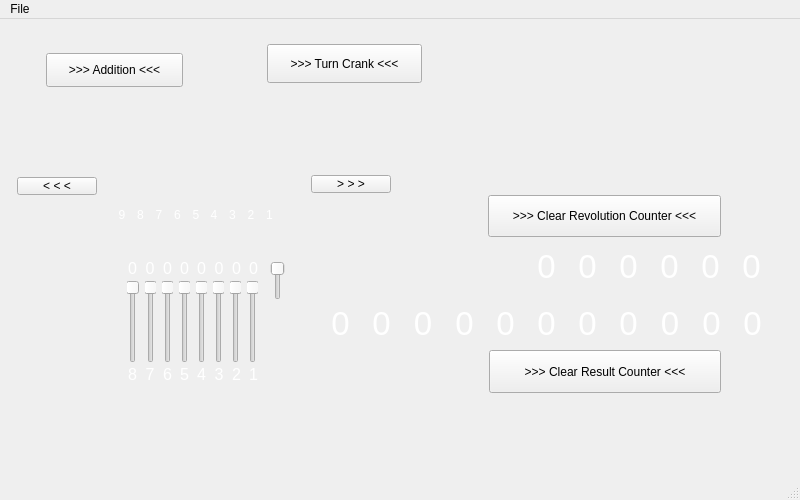
<?xml version="1.0" encoding="UTF-8"?>
<ui version="4.0">
 <class>MainWindow</class>
 <widget class="QMainWindow" name="MainWindow">
  <property name="enabled">
   <bool>true</bool>
  </property>
  <property name="geometry">
   <rect>
    <x>0</x>
    <y>0</y>
    <width>800</width>
    <height>500</height>
   </rect>
  </property>
  <property name="minimumSize">
   <size>
    <width>800</width>
    <height>500</height>
   </size>
  </property>
  <property name="maximumSize">
   <size>
    <width>800</width>
    <height>500</height>
   </size>
  </property>
  <property name="palette">
   <palette>
    <active/>
    <inactive/>
    <disabled/>
   </palette>
  </property>
  <property name="windowTitle">
   <string>Curta Simulator</string>
  </property>
  <widget class="QWidget" name="centralwidget">
   <widget class="QSlider" name="counterSwitchSlider">
    <property name="geometry">
     <rect>
      <x>268</x>
      <y>242</y>
      <width>20</width>
      <height>39</height>
     </rect>
    </property>
    <property name="maximum">
     <number>1</number>
    </property>
    <property name="tracking">
     <bool>true</bool>
    </property>
    <property name="orientation">
     <enum>Qt::Vertical</enum>
    </property>
    <property name="invertedAppearance">
     <bool>true</bool>
    </property>
    <property name="invertedControls">
     <bool>false</bool>
    </property>
   </widget>
   <widget class="QPushButton" name="buttonCarriageLeft">
    <property name="geometry">
     <rect>
      <x>17</x>
      <y>158</y>
      <width>80</width>
      <height>18</height>
     </rect>
    </property>
    <property name="text">
     <string>&lt; &lt; &lt;</string>
    </property>
   </widget>
   <widget class="QPushButton" name="buttonCarriageRight">
    <property name="geometry">
     <rect>
      <x>311</x>
      <y>156</y>
      <width>80</width>
      <height>18</height>
     </rect>
    </property>
    <property name="text">
     <string>&gt; &gt; &gt;</string>
    </property>
   </widget>
   <widget class="QPushButton" name="buttonCrankHandle">
    <property name="geometry">
     <rect>
      <x>267</x>
      <y>25</y>
      <width>155</width>
      <height>39</height>
     </rect>
    </property>
    <property name="text">
     <string>&gt;&gt;&gt; Turn Crank &lt;&lt;&lt;</string>
    </property>
    <property name="flat">
     <bool>false</bool>
    </property>
   </widget>
   <widget class="QPushButton" name="buttonCrankPosition">
    <property name="geometry">
     <rect>
      <x>46</x>
      <y>34</y>
      <width>137</width>
      <height>34</height>
     </rect>
    </property>
    <property name="text">
     <string>&gt;&gt;&gt; Addition &lt;&lt;&lt;</string>
    </property>
    <property name="flat">
     <bool>false</bool>
    </property>
   </widget>
   <widget class="QLabel" name="label">
    <property name="geometry">
     <rect>
      <x>0</x>
      <y>0</y>
      <width>798</width>
      <height>459</height>
     </rect>
    </property>
    <property name="text">
     <string/>
    </property>
    <property name="pixmap">
     <pixmap resource="../resources/resources.qrc">:/backgroundImage.png</pixmap>
    </property>
    <property name="scaledContents">
     <bool>true</bool>
    </property>
   </widget>
   <widget class="QWidget" name="horizontalLayoutWidget">
    <property name="geometry">
     <rect>
      <x>127</x>
      <y>238</y>
      <width>132</width>
      <height>22</height>
     </rect>
    </property>
    <property name="font">
     <font>
      <pointsize>16</pointsize>
     </font>
    </property>
    <layout class="QHBoxLayout" name="horizontalLayout">
     <item>
      <widget class="QLabel" name="inputLabel7">
       <property name="font">
        <font>
         <pointsize>12</pointsize>
        </font>
       </property>
       <property name="styleSheet">
        <string notr="true">QLabel {color : white}
</string>
       </property>
       <property name="text">
        <string>0</string>
       </property>
       <property name="textFormat">
        <enum>Qt::AutoText</enum>
       </property>
       <property name="scaledContents">
        <bool>false</bool>
       </property>
       <property name="alignment">
        <set>Qt::AlignCenter</set>
       </property>
      </widget>
     </item>
     <item>
      <widget class="QLabel" name="inputLabel6">
       <property name="font">
        <font>
         <pointsize>12</pointsize>
        </font>
       </property>
       <property name="styleSheet">
        <string notr="true">QLabel {color : white}
</string>
       </property>
       <property name="text">
        <string>0</string>
       </property>
       <property name="textFormat">
        <enum>Qt::AutoText</enum>
       </property>
       <property name="scaledContents">
        <bool>false</bool>
       </property>
       <property name="alignment">
        <set>Qt::AlignCenter</set>
       </property>
      </widget>
     </item>
     <item>
      <widget class="QLabel" name="inputLabel5">
       <property name="font">
        <font>
         <pointsize>12</pointsize>
        </font>
       </property>
       <property name="styleSheet">
        <string notr="true">QLabel {color : white}
</string>
       </property>
       <property name="text">
        <string>0</string>
       </property>
       <property name="textFormat">
        <enum>Qt::AutoText</enum>
       </property>
       <property name="scaledContents">
        <bool>false</bool>
       </property>
       <property name="alignment">
        <set>Qt::AlignCenter</set>
       </property>
      </widget>
     </item>
     <item>
      <widget class="QLabel" name="inputLabel4">
       <property name="font">
        <font>
         <pointsize>12</pointsize>
        </font>
       </property>
       <property name="styleSheet">
        <string notr="true">QLabel {color : white}
</string>
       </property>
       <property name="text">
        <string>0</string>
       </property>
       <property name="textFormat">
        <enum>Qt::AutoText</enum>
       </property>
       <property name="scaledContents">
        <bool>false</bool>
       </property>
       <property name="alignment">
        <set>Qt::AlignCenter</set>
       </property>
      </widget>
     </item>
     <item>
      <widget class="QLabel" name="inputLabel3">
       <property name="font">
        <font>
         <pointsize>12</pointsize>
        </font>
       </property>
       <property name="styleSheet">
        <string notr="true">QLabel {color : white}
</string>
       </property>
       <property name="text">
        <string>0</string>
       </property>
       <property name="textFormat">
        <enum>Qt::AutoText</enum>
       </property>
       <property name="scaledContents">
        <bool>false</bool>
       </property>
       <property name="alignment">
        <set>Qt::AlignCenter</set>
       </property>
      </widget>
     </item>
     <item>
      <widget class="QLabel" name="inputLabel2">
       <property name="font">
        <font>
         <pointsize>12</pointsize>
        </font>
       </property>
       <property name="styleSheet">
        <string notr="true">QLabel {color : white}
</string>
       </property>
       <property name="text">
        <string>0</string>
       </property>
       <property name="textFormat">
        <enum>Qt::AutoText</enum>
       </property>
       <property name="scaledContents">
        <bool>false</bool>
       </property>
       <property name="alignment">
        <set>Qt::AlignCenter</set>
       </property>
      </widget>
     </item>
     <item>
      <widget class="QLabel" name="inputLabel1">
       <property name="font">
        <font>
         <pointsize>12</pointsize>
        </font>
       </property>
       <property name="styleSheet">
        <string notr="true">QLabel {color : white}
</string>
       </property>
       <property name="text">
        <string>0</string>
       </property>
       <property name="textFormat">
        <enum>Qt::AutoText</enum>
       </property>
       <property name="scaledContents">
        <bool>false</bool>
       </property>
       <property name="alignment">
        <set>Qt::AlignCenter</set>
       </property>
      </widget>
     </item>
     <item>
      <widget class="QLabel" name="inputLabel0">
       <property name="font">
        <font>
         <pointsize>12</pointsize>
        </font>
       </property>
       <property name="styleSheet">
        <string notr="true">QLabel {color : white}
</string>
       </property>
       <property name="text">
        <string>0</string>
       </property>
       <property name="alignment">
        <set>Qt::AlignCenter</set>
       </property>
      </widget>
     </item>
    </layout>
   </widget>
   <widget class="QWidget" name="horizontalLayoutWidget_2">
    <property name="geometry">
     <rect>
      <x>127</x>
      <y>261</y>
      <width>131</width>
      <height>83</height>
     </rect>
    </property>
    <layout class="QHBoxLayout" name="horizontalLayout_2">
     <item>
      <widget class="QSlider" name="settingSlider7">
       <property name="maximum">
        <number>9</number>
       </property>
       <property name="tracking">
        <bool>true</bool>
       </property>
       <property name="orientation">
        <enum>Qt::Vertical</enum>
       </property>
       <property name="invertedAppearance">
        <bool>true</bool>
       </property>
       <property name="invertedControls">
        <bool>false</bool>
       </property>
      </widget>
     </item>
     <item>
      <widget class="QSlider" name="settingSlider6">
       <property name="maximum">
        <number>9</number>
       </property>
       <property name="tracking">
        <bool>true</bool>
       </property>
       <property name="orientation">
        <enum>Qt::Vertical</enum>
       </property>
       <property name="invertedAppearance">
        <bool>true</bool>
       </property>
       <property name="invertedControls">
        <bool>false</bool>
       </property>
      </widget>
     </item>
     <item>
      <widget class="QSlider" name="settingSlider5">
       <property name="maximum">
        <number>9</number>
       </property>
       <property name="tracking">
        <bool>true</bool>
       </property>
       <property name="orientation">
        <enum>Qt::Vertical</enum>
       </property>
       <property name="invertedAppearance">
        <bool>true</bool>
       </property>
       <property name="invertedControls">
        <bool>false</bool>
       </property>
      </widget>
     </item>
     <item>
      <widget class="QSlider" name="settingSlider4">
       <property name="maximum">
        <number>9</number>
       </property>
       <property name="tracking">
        <bool>true</bool>
       </property>
       <property name="orientation">
        <enum>Qt::Vertical</enum>
       </property>
       <property name="invertedAppearance">
        <bool>true</bool>
       </property>
       <property name="invertedControls">
        <bool>false</bool>
       </property>
      </widget>
     </item>
     <item>
      <widget class="QSlider" name="settingSlider3">
       <property name="maximum">
        <number>9</number>
       </property>
       <property name="tracking">
        <bool>true</bool>
       </property>
       <property name="orientation">
        <enum>Qt::Vertical</enum>
       </property>
       <property name="invertedAppearance">
        <bool>true</bool>
       </property>
       <property name="invertedControls">
        <bool>false</bool>
       </property>
      </widget>
     </item>
     <item>
      <widget class="QSlider" name="settingSlider2">
       <property name="maximum">
        <number>9</number>
       </property>
       <property name="tracking">
        <bool>true</bool>
       </property>
       <property name="orientation">
        <enum>Qt::Vertical</enum>
       </property>
       <property name="invertedAppearance">
        <bool>true</bool>
       </property>
       <property name="invertedControls">
        <bool>false</bool>
       </property>
      </widget>
     </item>
     <item>
      <widget class="QSlider" name="settingSlider1">
       <property name="maximum">
        <number>9</number>
       </property>
       <property name="tracking">
        <bool>true</bool>
       </property>
       <property name="orientation">
        <enum>Qt::Vertical</enum>
       </property>
       <property name="invertedAppearance">
        <bool>true</bool>
       </property>
       <property name="invertedControls">
        <bool>false</bool>
       </property>
      </widget>
     </item>
     <item>
      <widget class="QSlider" name="settingSlider0">
       <property name="maximum">
        <number>9</number>
       </property>
       <property name="tracking">
        <bool>true</bool>
       </property>
       <property name="orientation">
        <enum>Qt::Vertical</enum>
       </property>
       <property name="invertedAppearance">
        <bool>true</bool>
       </property>
      </widget>
     </item>
    </layout>
   </widget>
   <widget class="QPushButton" name="buttonClearCounter">
    <property name="geometry">
     <rect>
      <x>488</x>
      <y>176</y>
      <width>233</width>
      <height>42</height>
     </rect>
    </property>
    <property name="text">
     <string>&gt;&gt;&gt; Clear Revolution Counter &lt;&lt;&lt;</string>
    </property>
   </widget>
   <widget class="QPushButton" name="buttonClearResult">
    <property name="geometry">
     <rect>
      <x>489</x>
      <y>331</y>
      <width>232</width>
      <height>43</height>
     </rect>
    </property>
    <property name="text">
     <string>&gt;&gt;&gt; Clear Result Counter &lt;&lt;&lt;</string>
    </property>
   </widget>
   <widget class="QWidget" name="horizontalLayoutWidget_4">
    <property name="geometry">
     <rect>
      <x>526</x>
      <y>227</y>
      <width>246</width>
      <height>41</height>
     </rect>
    </property>
    <layout class="QHBoxLayout" name="horizontalLayout_4">
     <property name="spacing">
      <number>0</number>
     </property>
     <property name="leftMargin">
      <number>0</number>
     </property>
     <item>
      <widget class="QLabel" name="counterLabel5">
       <property name="font">
        <font>
         <pointsize>25</pointsize>
        </font>
       </property>
       <property name="styleSheet">
        <string notr="true">QLabel {color : white}</string>
       </property>
       <property name="text">
        <string>0</string>
       </property>
       <property name="alignment">
        <set>Qt::AlignCenter</set>
       </property>
      </widget>
     </item>
     <item>
      <widget class="QLabel" name="counterLabel4">
       <property name="font">
        <font>
         <pointsize>25</pointsize>
        </font>
       </property>
       <property name="styleSheet">
        <string notr="true">QLabel {color : white}</string>
       </property>
       <property name="text">
        <string>0</string>
       </property>
       <property name="alignment">
        <set>Qt::AlignCenter</set>
       </property>
      </widget>
     </item>
     <item>
      <widget class="QLabel" name="counterLabel3">
       <property name="font">
        <font>
         <pointsize>25</pointsize>
        </font>
       </property>
       <property name="styleSheet">
        <string notr="true">QLabel {color : white}</string>
       </property>
       <property name="text">
        <string>0</string>
       </property>
       <property name="alignment">
        <set>Qt::AlignCenter</set>
       </property>
      </widget>
     </item>
     <item>
      <widget class="QLabel" name="counterLabel2">
       <property name="font">
        <font>
         <pointsize>25</pointsize>
        </font>
       </property>
       <property name="styleSheet">
        <string notr="true">QLabel {color : white}</string>
       </property>
       <property name="text">
        <string>0</string>
       </property>
       <property name="alignment">
        <set>Qt::AlignCenter</set>
       </property>
      </widget>
     </item>
     <item>
      <widget class="QLabel" name="counterLabel1">
       <property name="font">
        <font>
         <pointsize>25</pointsize>
        </font>
       </property>
       <property name="styleSheet">
        <string notr="true">QLabel {color : white}</string>
       </property>
       <property name="text">
        <string>0</string>
       </property>
       <property name="alignment">
        <set>Qt::AlignCenter</set>
       </property>
      </widget>
     </item>
     <item>
      <widget class="QLabel" name="counterLabel0">
       <property name="font">
        <font>
         <pointsize>25</pointsize>
         <italic>false</italic>
         <stylestrategy>PreferDefault</stylestrategy>
         <kerning>true</kerning>
        </font>
       </property>
       <property name="styleSheet">
        <string notr="true">QLabel {color : white}</string>
       </property>
       <property name="text">
        <string>0</string>
       </property>
       <property name="alignment">
        <set>Qt::AlignCenter</set>
       </property>
      </widget>
     </item>
    </layout>
   </widget>
   <widget class="QWidget" name="horizontalLayoutWidget_5">
    <property name="geometry">
     <rect>
      <x>323</x>
      <y>284</y>
      <width>447</width>
      <height>41</height>
     </rect>
    </property>
    <layout class="QHBoxLayout" name="horizontalLayout_5">
     <item>
      <widget class="QLabel" name="resultLabel3">
       <property name="font">
        <font>
         <pointsize>25</pointsize>
        </font>
       </property>
       <property name="styleSheet">
        <string notr="true">QLabel {color : white}</string>
       </property>
       <property name="text">
        <string>0</string>
       </property>
       <property name="alignment">
        <set>Qt::AlignCenter</set>
       </property>
      </widget>
     </item>
     <item>
      <widget class="QLabel" name="resultLabel10">
       <property name="font">
        <font>
         <pointsize>25</pointsize>
        </font>
       </property>
       <property name="styleSheet">
        <string notr="true">QLabel {color : white}</string>
       </property>
       <property name="text">
        <string>0</string>
       </property>
       <property name="alignment">
        <set>Qt::AlignCenter</set>
       </property>
      </widget>
     </item>
     <item>
      <widget class="QLabel" name="resultLabel9">
       <property name="font">
        <font>
         <pointsize>25</pointsize>
        </font>
       </property>
       <property name="styleSheet">
        <string notr="true">QLabel {color : white}</string>
       </property>
       <property name="text">
        <string>0</string>
       </property>
       <property name="alignment">
        <set>Qt::AlignCenter</set>
       </property>
      </widget>
     </item>
     <item>
      <widget class="QLabel" name="resultLabel8">
       <property name="font">
        <font>
         <pointsize>25</pointsize>
        </font>
       </property>
       <property name="styleSheet">
        <string notr="true">QLabel {color : white}</string>
       </property>
       <property name="text">
        <string>0</string>
       </property>
       <property name="alignment">
        <set>Qt::AlignCenter</set>
       </property>
      </widget>
     </item>
     <item>
      <widget class="QLabel" name="resultLabel7">
       <property name="font">
        <font>
         <pointsize>25</pointsize>
        </font>
       </property>
       <property name="styleSheet">
        <string notr="true">QLabel {color : white}</string>
       </property>
       <property name="text">
        <string>0</string>
       </property>
       <property name="alignment">
        <set>Qt::AlignCenter</set>
       </property>
      </widget>
     </item>
     <item>
      <widget class="QLabel" name="resultLabel6">
       <property name="font">
        <font>
         <pointsize>25</pointsize>
        </font>
       </property>
       <property name="styleSheet">
        <string notr="true">QLabel {color : white}</string>
       </property>
       <property name="text">
        <string>0</string>
       </property>
       <property name="alignment">
        <set>Qt::AlignCenter</set>
       </property>
      </widget>
     </item>
     <item>
      <widget class="QLabel" name="resultLabel5">
       <property name="font">
        <font>
         <pointsize>25</pointsize>
        </font>
       </property>
       <property name="styleSheet">
        <string notr="true">QLabel {color : white}</string>
       </property>
       <property name="text">
        <string>0</string>
       </property>
       <property name="alignment">
        <set>Qt::AlignCenter</set>
       </property>
      </widget>
     </item>
     <item>
      <widget class="QLabel" name="resultLabel4">
       <property name="font">
        <font>
         <pointsize>25</pointsize>
        </font>
       </property>
       <property name="styleSheet">
        <string notr="true">QLabel {color : white}</string>
       </property>
       <property name="text">
        <string>0</string>
       </property>
       <property name="alignment">
        <set>Qt::AlignCenter</set>
       </property>
      </widget>
     </item>
     <item>
      <widget class="QLabel" name="resultLabel2">
       <property name="font">
        <font>
         <pointsize>25</pointsize>
        </font>
       </property>
       <property name="styleSheet">
        <string notr="true">QLabel {color : white}</string>
       </property>
       <property name="text">
        <string>0</string>
       </property>
       <property name="alignment">
        <set>Qt::AlignCenter</set>
       </property>
      </widget>
     </item>
     <item>
      <widget class="QLabel" name="resultLabel1">
       <property name="font">
        <font>
         <pointsize>25</pointsize>
        </font>
       </property>
       <property name="styleSheet">
        <string notr="true">QLabel {color : white}</string>
       </property>
       <property name="text">
        <string>0</string>
       </property>
       <property name="alignment">
        <set>Qt::AlignCenter</set>
       </property>
      </widget>
     </item>
     <item>
      <widget class="QLabel" name="resultLabel0">
       <property name="font">
        <font>
         <pointsize>25</pointsize>
        </font>
       </property>
       <property name="styleSheet">
        <string notr="true">QLabel {color : white}</string>
       </property>
       <property name="text">
        <string>0</string>
       </property>
       <property name="alignment">
        <set>Qt::AlignCenter</set>
       </property>
      </widget>
     </item>
    </layout>
   </widget>
   <widget class="QWidget" name="horizontalLayoutWidget_7">
    <property name="geometry">
     <rect>
      <x>113</x>
      <y>183</y>
      <width>184</width>
      <height>26</height>
     </rect>
    </property>
    <layout class="QHBoxLayout" name="horizontalLayout_7">
     <property name="spacing">
      <number>0</number>
     </property>
     <item>
      <widget class="QLabel" name="carriageIndicator9">
       <property name="font">
        <font/>
       </property>
       <property name="styleSheet">
        <string notr="true">QLabel {color : white }</string>
       </property>
       <property name="text">
        <string>9</string>
       </property>
       <property name="alignment">
        <set>Qt::AlignCenter</set>
       </property>
      </widget>
     </item>
     <item>
      <widget class="QLabel" name="carriageIndicator8">
       <property name="font">
        <font/>
       </property>
       <property name="styleSheet">
        <string notr="true">QLabel {color : white }</string>
       </property>
       <property name="text">
        <string>8</string>
       </property>
       <property name="alignment">
        <set>Qt::AlignCenter</set>
       </property>
      </widget>
     </item>
     <item>
      <widget class="QLabel" name="carriageIndicator7">
       <property name="font">
        <font/>
       </property>
       <property name="styleSheet">
        <string notr="true">QLabel {color : white }</string>
       </property>
       <property name="text">
        <string>7</string>
       </property>
       <property name="alignment">
        <set>Qt::AlignCenter</set>
       </property>
      </widget>
     </item>
     <item>
      <widget class="QLabel" name="carriageIndicator6">
       <property name="font">
        <font/>
       </property>
       <property name="styleSheet">
        <string notr="true">QLabel {color : white }</string>
       </property>
       <property name="text">
        <string>6</string>
       </property>
       <property name="alignment">
        <set>Qt::AlignCenter</set>
       </property>
      </widget>
     </item>
     <item>
      <widget class="QLabel" name="carriageIndicator5">
       <property name="font">
        <font/>
       </property>
       <property name="styleSheet">
        <string notr="true">QLabel {color : white }</string>
       </property>
       <property name="text">
        <string>5</string>
       </property>
       <property name="alignment">
        <set>Qt::AlignCenter</set>
       </property>
      </widget>
     </item>
     <item>
      <widget class="QLabel" name="carriageIndicator4">
       <property name="font">
        <font/>
       </property>
       <property name="styleSheet">
        <string notr="true">QLabel {color : white }</string>
       </property>
       <property name="text">
        <string>4</string>
       </property>
       <property name="alignment">
        <set>Qt::AlignCenter</set>
       </property>
      </widget>
     </item>
     <item>
      <widget class="QLabel" name="carriageIndicator3">
       <property name="font">
        <font/>
       </property>
       <property name="styleSheet">
        <string notr="true">QLabel {color : white }</string>
       </property>
       <property name="text">
        <string>3</string>
       </property>
       <property name="alignment">
        <set>Qt::AlignCenter</set>
       </property>
      </widget>
     </item>
     <item>
      <widget class="QLabel" name="carriageIndicator2">
       <property name="font">
        <font/>
       </property>
       <property name="styleSheet">
        <string notr="true">QLabel {color : white }</string>
       </property>
       <property name="text">
        <string>2</string>
       </property>
       <property name="alignment">
        <set>Qt::AlignCenter</set>
       </property>
      </widget>
     </item>
     <item>
      <widget class="QLabel" name="carriageIndicator1">
       <property name="font">
        <font/>
       </property>
       <property name="styleSheet">
        <string notr="true">QLabel {color : white }</string>
       </property>
       <property name="text">
        <string>1</string>
       </property>
       <property name="alignment">
        <set>Qt::AlignCenter</set>
       </property>
      </widget>
     </item>
     <item>
      <widget class="QLabel" name="carriageIndicator0">
       <property name="font">
        <font/>
       </property>
       <property name="styleSheet">
        <string notr="true">QLabel {color : white }</string>
       </property>
       <property name="text">
        <string/>
       </property>
       <property name="alignment">
        <set>Qt::AlignCenter</set>
       </property>
      </widget>
     </item>
    </layout>
   </widget>
   <widget class="QWidget" name="horizontalLayoutWidget_3">
    <property name="geometry">
     <rect>
      <x>127</x>
      <y>345</y>
      <width>132</width>
      <height>21</height>
     </rect>
    </property>
    <property name="font">
     <font>
      <pointsize>16</pointsize>
     </font>
    </property>
    <layout class="QHBoxLayout" name="horizontalLayout_3">
     <item>
      <widget class="QLabel" name="inputLabel7_2">
       <property name="font">
        <font>
         <pointsize>12</pointsize>
        </font>
       </property>
       <property name="styleSheet">
        <string notr="true">QLabel {color : white}
</string>
       </property>
       <property name="text">
        <string>8</string>
       </property>
       <property name="textFormat">
        <enum>Qt::AutoText</enum>
       </property>
       <property name="scaledContents">
        <bool>false</bool>
       </property>
       <property name="alignment">
        <set>Qt::AlignCenter</set>
       </property>
      </widget>
     </item>
     <item>
      <widget class="QLabel" name="inputLabel6_2">
       <property name="font">
        <font>
         <pointsize>12</pointsize>
        </font>
       </property>
       <property name="styleSheet">
        <string notr="true">QLabel {color : white}
</string>
       </property>
       <property name="text">
        <string>7</string>
       </property>
       <property name="textFormat">
        <enum>Qt::AutoText</enum>
       </property>
       <property name="scaledContents">
        <bool>false</bool>
       </property>
       <property name="alignment">
        <set>Qt::AlignCenter</set>
       </property>
      </widget>
     </item>
     <item>
      <widget class="QLabel" name="inputLabel5_2">
       <property name="font">
        <font>
         <pointsize>12</pointsize>
        </font>
       </property>
       <property name="styleSheet">
        <string notr="true">QLabel {color : white}
</string>
       </property>
       <property name="text">
        <string>6</string>
       </property>
       <property name="textFormat">
        <enum>Qt::AutoText</enum>
       </property>
       <property name="scaledContents">
        <bool>false</bool>
       </property>
       <property name="alignment">
        <set>Qt::AlignCenter</set>
       </property>
      </widget>
     </item>
     <item>
      <widget class="QLabel" name="inputLabel4_2">
       <property name="font">
        <font>
         <pointsize>12</pointsize>
        </font>
       </property>
       <property name="styleSheet">
        <string notr="true">QLabel {color : white}
</string>
       </property>
       <property name="text">
        <string>5</string>
       </property>
       <property name="textFormat">
        <enum>Qt::AutoText</enum>
       </property>
       <property name="scaledContents">
        <bool>false</bool>
       </property>
       <property name="alignment">
        <set>Qt::AlignCenter</set>
       </property>
      </widget>
     </item>
     <item>
      <widget class="QLabel" name="inputLabel3_2">
       <property name="font">
        <font>
         <pointsize>12</pointsize>
        </font>
       </property>
       <property name="styleSheet">
        <string notr="true">QLabel {color : white}
</string>
       </property>
       <property name="text">
        <string>4</string>
       </property>
       <property name="textFormat">
        <enum>Qt::AutoText</enum>
       </property>
       <property name="scaledContents">
        <bool>false</bool>
       </property>
       <property name="alignment">
        <set>Qt::AlignCenter</set>
       </property>
      </widget>
     </item>
     <item>
      <widget class="QLabel" name="inputLabel2_2">
       <property name="font">
        <font>
         <pointsize>12</pointsize>
        </font>
       </property>
       <property name="styleSheet">
        <string notr="true">QLabel {color : white}
</string>
       </property>
       <property name="text">
        <string>3</string>
       </property>
       <property name="textFormat">
        <enum>Qt::AutoText</enum>
       </property>
       <property name="scaledContents">
        <bool>false</bool>
       </property>
       <property name="alignment">
        <set>Qt::AlignCenter</set>
       </property>
      </widget>
     </item>
     <item>
      <widget class="QLabel" name="inputLabel1_2">
       <property name="font">
        <font>
         <pointsize>12</pointsize>
        </font>
       </property>
       <property name="styleSheet">
        <string notr="true">QLabel {color : white}
</string>
       </property>
       <property name="text">
        <string>2</string>
       </property>
       <property name="textFormat">
        <enum>Qt::AutoText</enum>
       </property>
       <property name="scaledContents">
        <bool>false</bool>
       </property>
       <property name="alignment">
        <set>Qt::AlignCenter</set>
       </property>
      </widget>
     </item>
     <item>
      <widget class="QLabel" name="inputLabel0_2">
       <property name="font">
        <font>
         <pointsize>12</pointsize>
        </font>
       </property>
       <property name="styleSheet">
        <string notr="true">QLabel {color : white}
</string>
       </property>
       <property name="text">
        <string>1</string>
       </property>
       <property name="alignment">
        <set>Qt::AlignCenter</set>
       </property>
      </widget>
     </item>
    </layout>
   </widget>
   <zorder>label</zorder>
   <zorder>counterSwitchSlider</zorder>
   <zorder>buttonCarriageLeft</zorder>
   <zorder>buttonCarriageRight</zorder>
   <zorder>buttonCrankHandle</zorder>
   <zorder>buttonCrankPosition</zorder>
   <zorder>horizontalLayoutWidget</zorder>
   <zorder>horizontalLayoutWidget_2</zorder>
   <zorder>buttonClearCounter</zorder>
   <zorder>buttonClearResult</zorder>
   <zorder>horizontalLayoutWidget_4</zorder>
   <zorder>horizontalLayoutWidget_5</zorder>
   <zorder>horizontalLayoutWidget_7</zorder>
   <zorder>horizontalLayoutWidget_3</zorder>
  </widget>
  <widget class="QMenuBar" name="menubar">
   <property name="geometry">
    <rect>
     <x>0</x>
     <y>0</y>
     <width>800</width>
     <height>19</height>
    </rect>
   </property>
   <widget class="QMenu" name="menuFile">
    <property name="title">
     <string>File</string>
    </property>
    <addaction name="actionSave"/>
    <addaction name="actionOpen"/>
   </widget>
   <addaction name="menuFile"/>
  </widget>
  <widget class="QStatusBar" name="statusbar"/>
  <action name="actionSave">
   <property name="text">
    <string>Save</string>
   </property>
  </action>
  <action name="actionOpen">
   <property name="text">
    <string>Open</string>
   </property>
  </action>
 </widget>
 <resources>
  <include location="../resources/resources.qrc"/>
 </resources>
 <connections/>
</ui>
